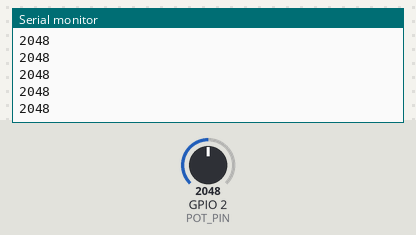
A sketch run on a simulated ESP32. Shown: the last lines printed to the serial monitor. The test bench sets the inputs (shaded band); at power-on: GPIO 2 (POT_PIN) = 2048.

Above: at 1.2 s.
1.3 s: GPIO 2 (POT_PIN) set to 2866
At 2.3 s:
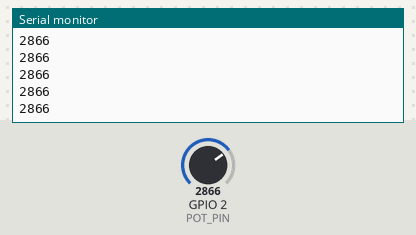
2.8 s: GPIO 2 (POT_PIN) set to 3603
At 3.9 s:
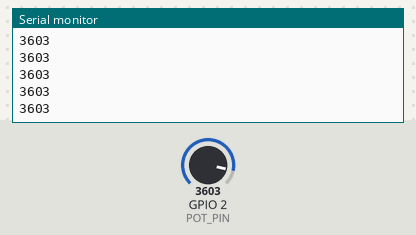
Timing chart, 0 to 5.8 s (numbered marks = the images above; inputs shaded):
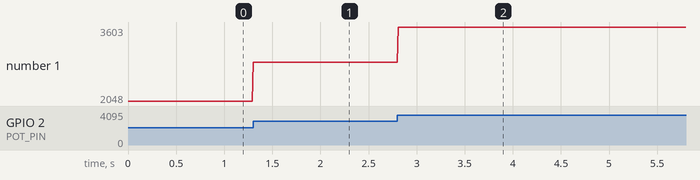

Measured:
- after the input at 1.3 s, the serial monitor: prints a new line at once (image 1)
- after the input at 2.8 s, the serial monitor: prints a new line at once (image 2)
- plotted number 1: 2048 → 2866 after the input at 1.3 s, 2866 → 3603 after the input at 2.8 s

The sketch:

5_2.ino
```cpp
#define POT_PIN 2

void setup() {
  Serial.begin(115200);
  pinMode(POT_PIN, INPUT);
}

void loop() {
  int pot_value = analogRead(POT_PIN);
  Serial.println(pot_value);
  delay(10); // this speeds up the simulation
}
```
